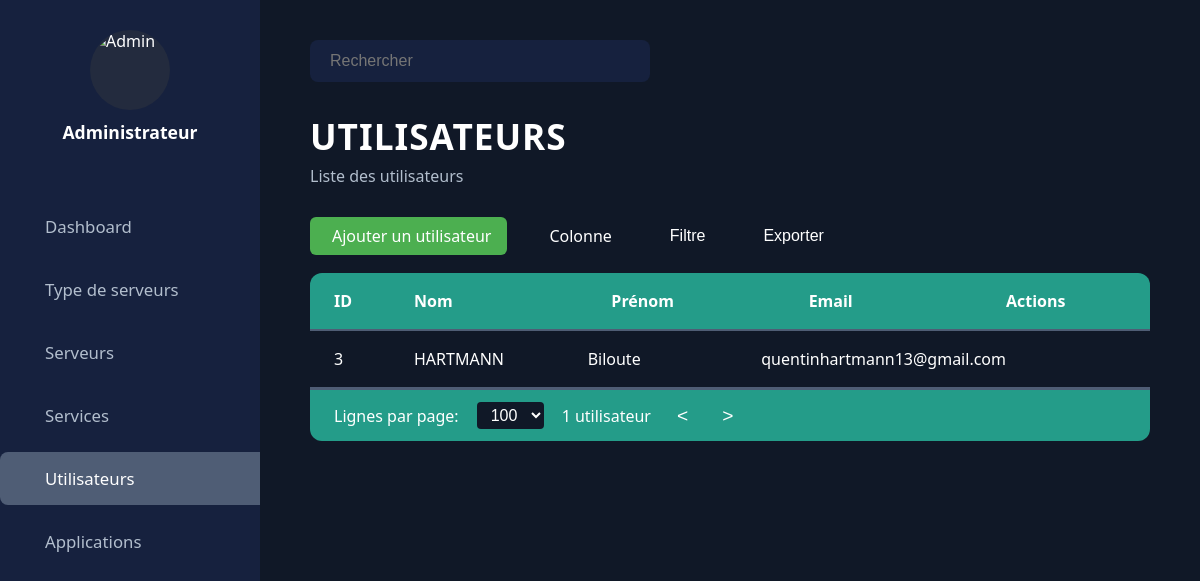
Before: /utilisateur/ with the older database file.
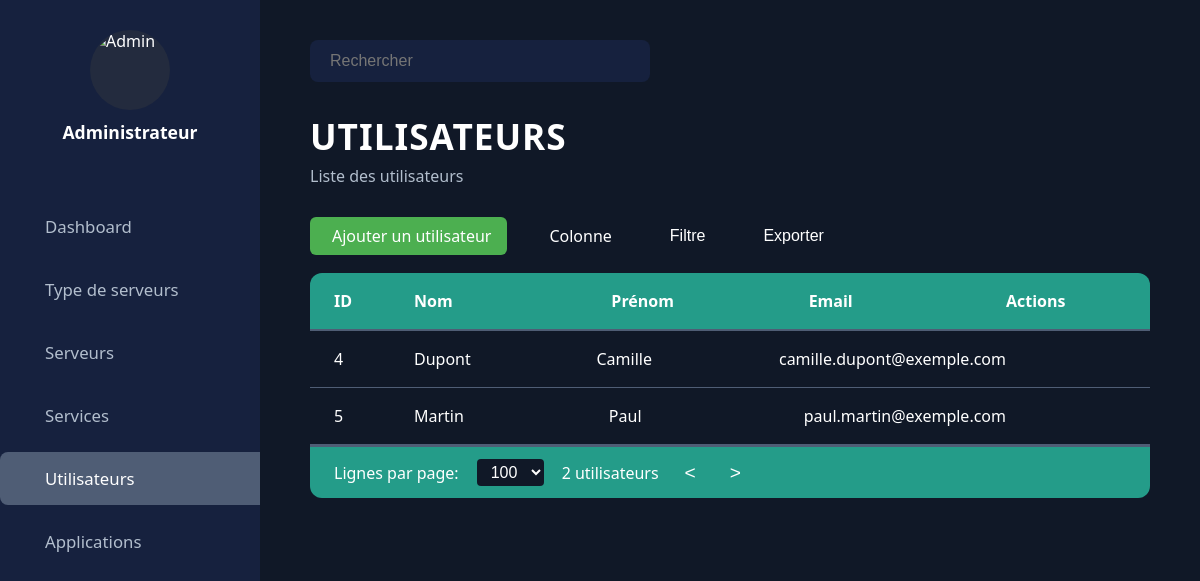
After: the same page with the newer database file.
### serveur/models.py (models this page shows, shortened)
class Utilisateurs(models.Model):
    nom = models.CharField(max_length=100, blank=False)
    prenom = models.CharField(blank=False)
    email = models.CharField(blank=False)

### serveur/views.py (the view)
# urls.py: path('utilisateur/', views.list_utilisateurs, name='list_utilisateurs'),
def list_utilisateurs(request):
    utilisateurs = models.Utilisateurs.objects.all()
    return render(request, "serveur/users.html", {"utilisateurs": utilisateurs})

### serveur/templates/serveur/users.html (shortened to what this page needs)
{% extends 'serveur/main.html' %}
{% load static %}
{% block content %}
<div class="sidebar">
        <div class="sidebar-header">
            <img src="https://cdn-icons-png.flaticon.com/512/3135/3135715.png" alt="Admin" class="avatar">
            <span class="admin-name">Administrateur</span>
        </div>
        <ul class="sidebar-menu">
            <li><a href="{% url 'index' %}" class="sidebar-link"><span class="icon"></span> Dashboard</a></li>
            <li><a href="/type_serveur" class="sidebar-link"><span class="icon"></span> Type de serveurs</a></li>
            <li><a href="/serveur" class="sidebar-link"><span class="icon"></span> Serveurs</a></li>
            <li><a href="/service" class="sidebar-link"><span class="icon"></span> Services</a></li>
            <li class="active"><a href="/utilisateur" class="sidebar-link"><span class="icon"></span> Utilisateurs</a></li>
            <li><a href="/application" class="sidebar-link"><span class="icon"></span> Applications</a></li>
        </ul>
    </div>
<div class="main-content">
    <header>
        <input type="text" placeholder="Rechercher" class="search-bar">
        <div class="header-icons">
        </div>
    </header>
    <section class="dashboard-header">
        <h1>UTILISATEURS</h1>
        <p>Liste des utilisateurs</p>
    </section>
    <section class="users-actions">
        <a href="{% url 'add_utilisateur' %}" class="table-action-add"> Ajouter un utilisateur</a>
        <a href="#" class="table-action"> Colonne</a>
        <button class="table-action"> Filtre</button>
        <button class="table-action"> Exporter</button>
    </section>
    <section class="users-table-section users-table-5cols">
        <div class="users-table-header">
            <span>ID</span>
            <span>Nom</span>
            <span>Prénom</span>
            <span>Email</span>
            <span>Actions</span>
        </div>
        {% for utilisateur in utilisateurs %}
        <div class="users-table-row">
            <span>{{ utilisateur.id }}</span>
            <span>{{ utilisateur.nom }}</span>
            <span>{{ utilisateur.prenom }}</span>
            <span>{{ utilisateur.email }}</span>
            <span style="position:relative;">
                <button class="action-btn" onclick="toggleDropdown(this)"></button>
            </span>
        </div>
        {% empty %}
        <div class="users-table-row">
            <span colspan="4">Aucun utilisateur trouvé.</span>
        </div>
        {% endfor %}
        <div class="users-table-footer">
            <span>Lignes par page:</span>
            <select>
                <option>100</option>
            </select>
            <span>{{ utilisateurs|length }} utilisateur{{ utilisateurs|length|pluralize }}</span>
            <button class="footer-nav">&lt;</button>
            <button class="footer-nav">&gt;</button>
        </div>
    </section>
</div>
{% endblock %}

Changed rows visible on the page:
removed Utilisateurs: id "3", nom "HARTMANN", prenom "Biloute", email "quentinhartmann13@gmail.com"
added Utilisateurs: id "4", nom "Dupont", prenom "Camille", email "camille.dupont@exemple.com"
added Utilisateurs: id "5", nom "Martin", prenom "Paul", email "paul.martin@exemple.com"
Other visible differences:
{{ utilisateurs|length }}: "1" → "2"
